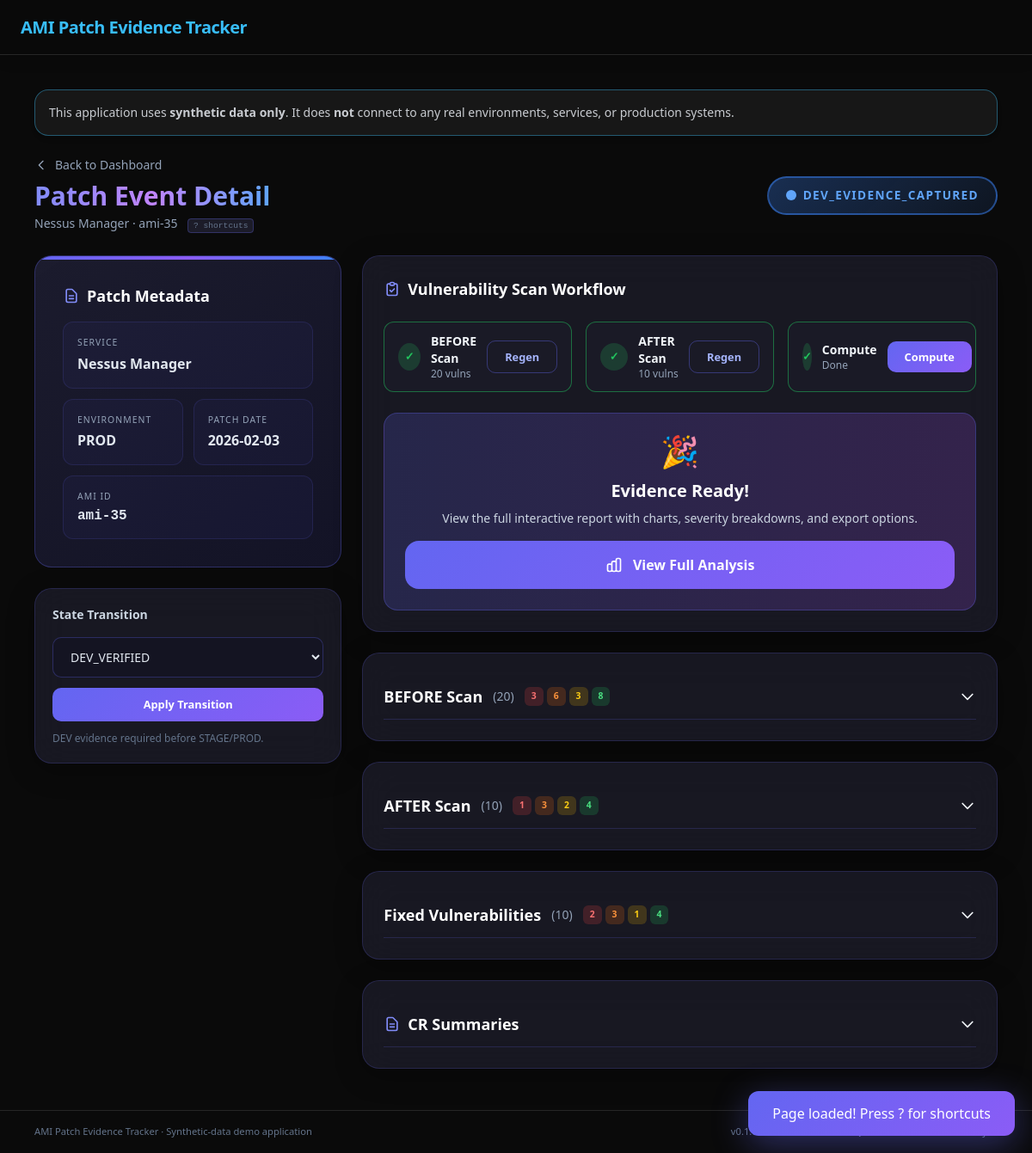
Screenshot of /patch-events/13 with the database file from the repository.
### app/models.py (models this page shows)
class Service(Base):
    __tablename__ = "services"
    id = Column(Integer, primary_key=True, index=True)
    name = Column(String(100), unique=True, nullable=False)
    patch_events = relationship("PatchEvent", back_populates="service")

class PatchEvent(Base):
    __tablename__ = "patch_events"
    id = Column(Integer, primary_key=True, index=True)
    service_id = Column(
        Integer,
        ForeignKey("services.id"),
        nullable=False,
        index=True,
    )
    environment = Column(SAEnum(Environment), nullable=False)
    ami_id = Column(String(64), nullable=False)
    patch_date = Column(Date, nullable=False)
    notes = Column(Text, nullable=True)
    dev_evidence_available = Column(Boolean, default=False, nullable=False)
    stage_cr_summary = Column(Text, nullable=True)
    prod_cr_summary = Column(Text, nullable=True)
    current_state_code = Column(
        String(50),
        nullable=False,
        default="DEV_EVIDENCE_CAPTURED",
    )
    created_at = Column(DateTime, default=datetime.utcnow, nullable=False)
    updated_at = Column(
        DateTime,
        default=datetime.utcnow,
        onupdate=datetime.utcnow,
        nullable=False,
    )
    service = relationship("Service", back_populates="patch_events")
    snapshots = relationship(
        "ScanSnapshot",
        back_populates="patch_event",
        cascade="all, delete-orphan",
    )

### app/web/routes.py (the view)
@router.get(
    "/patch-events/{patch_event_id}",
    response_class=HTMLResponse,
    name="get_patch_event_detail",
)
def get_patch_event_detail(
    request: Request,
    patch_event_id: int,
    message: Optional[str] = None,
    db: Session = Depends(get_db),
) -> HTMLResponse:
    patch_event = (
        db.query(PatchEvent)
        .filter(PatchEvent.id == patch_event_id)
        .first()
    )
    if patch_event is None:
        raise HTTPException(status_code=404, detail="Patch event not found")
    services = db.query(Service).order_by(Service.name).all()
    snapshots = list(patch_event.snapshots)
    split = extract_before_after_vulnerabilities(snapshots)
    before_vulns = split[SnapshotType.BEFORE]
    after_vulns = split[SnapshotType.AFTER]
    before_count = len(before_vulns)
    after_count = len(after_vulns)
    fixed_vulnerabilities: List = []
    severity_counts: Dict = {}
    before_severity_counts: Dict = {}
    after_severity_counts: Dict = {}
    if before_vulns:
        before_severity_counts = count_by_severity(before_vulns)
    if after_vulns:
        after_severity_counts = count_by_severity(after_vulns)
    if patch_event.dev_evidence_available and before_vulns and after_vulns:
        fixed_vulnerabilities = compute_fixed_vulnerabilities(
            before_vulns,
            after_vulns,
        )
        severity_counts = count_by_severity(fixed_vulnerabilities)
    state_obj = get_state_for_event(patch_event)
    allowed_next_states = state_obj.allowed_transitions(patch_event)
    prod_cr_allowed_states = {
        "STAGE_PATCHED",
        "PROD_CR_READY",
        "PROD_PATCHED",
        "CLOSED",
    }
    prod_cr_allowed = patch_event.current_state_code in prod_cr_allowed_states
    return templates.TemplateResponse(
        "patch_event_detail.html",
        {
            "request": request,
            "patch_event": patch_event,
            "services": services,
            "environment_options": [env.value for env in Environment],
            "is_new": False,
            "before_count": before_count,
            "after_count": after_count,
            "before_vulnerabilities": before_vulns,
            "after_vulnerabilities": after_vulns,
            "before_severity_counts": before_severity_counts,
            "after_severity_counts": after_severity_counts,
            "fixed_vulnerabilities": fixed_vulnerabilities,
            "severity_counts": severity_counts,
            "dev_evidence_available": patch_event.dev_evidence_available,
            "allowed_next_states": allowed_next_states,
            "stage_cr_summary": patch_event.stage_cr_summary,
            "prod_cr_summary": patch_event.prod_cr_summary,
            "prod_cr_allowed": prod_cr_allowed,
            "message": message,
        },
    )

### templates/patch_event_detail.html (shortened to what this page needs)
{% extends "base.html" %}
{% block content %}
<div class="animated-bg"><div class="orb orb-1"></div><div class="orb orb-2"></div><div class="hex-grid"></div></div>
<div id="toast" class="toast-notification"><span id="toastMessage">Action completed!</span></div>
<div class="flex flex-col md:flex-row md:items-center md:justify-between gap-4 mb-8">
  <div>
    <a href="/" class="inline-flex items-center gap-2 text-slate-400 hover:text-indigo-400 text-sm mb-2 transition-colors">
      <svg xmlns="http://www.w3.org/2000/svg" class="h-4 w-4" fill="none" viewBox="0 0 24 24" stroke="currentColor"><path stroke-linecap="round" stroke-linejoin="round" stroke-width="2" d="M15 19l-7-7 7-7" /></svg>
      Back to Dashboard
    </a>
    <h1 class="text-3xl font-bold bg-gradient-to-r from-indigo-400 via-purple-400 to-blue-400 bg-clip-text text-transparent">
    </h1>
    {% if not is_new and patch_event %}<p class="text-slate-400 text-sm mt-1">{{ patch_event.service.name }} · {{ patch_event.ami_id }} <span class="kbd-hint ml-2">? shortcuts</span></p>{% endif %}
  </div>
  {% if not is_new and patch_event %}
  <div class="state-badge-lg {% if patch_event.current_state_code.startswith('DEV') %}state-dev{% elif patch_event.current_state_code.startswith('STAGE') %}state-stage{% elif patch_event.current_state_code.startswith('PROD') %}state-prod{% else %}state-closed{% endif %}">
    <span class="w-3 h-3 rounded-full bg-current animate-pulse"></span>{{ patch_event.current_state_code }}
  </div>
  {% endif %}
</div>
{% if is_new %}
<div class="max-w-2xl mx-auto">
  <div class="metadata-card">
    <h2 class="text-xl font-bold text-white mb-6">New Patch Event</h2>
    <form method="post" action="/patch-events" class="space-y-5">
      <div><label class="form-label">Service</label><select name="service_id" class="form-input" required><option value="" disabled selected>Select a service</option>{% for svc in services %}<option value="{{ svc.id }}">{{ svc.name }}</option>{% endfor %}</select></div>
      <div><label class="form-label">Environment</label><select name="environment" class="form-input" required><option value="" disabled selected>Select environment</option>{% for env in environment_options %}<option value="{{ env }}">{{ env }}</option>{% endfor %}</select></div>
      <div><label class="form-label">AMI ID</label><input type="text" name="ami_id" class="form-input font-mono" placeholder="ami-0syntheticabcd" required /></div>
      <div><label class="form-label">Patch Date</label><input type="date" name="patch_date" class="form-input" required /></div>
      <div><label class="form-label">Notes (Optional)</label><textarea name="notes" class="form-input" rows="3" placeholder="Description"></textarea></div>
      <button type="submit" class="cta-btn w-full mt-4"><svg xmlns="http://www.w3.org/2000/svg" class="h-5 w-5" fill="none" viewBox="0 0 24 24" stroke="currentColor"><path stroke-linecap="round" stroke-linejoin="round" stroke-width="2" d="M12 4v16m8-8H4" /></svg>Create Patch Event</button>
    </form>
  </div>
</div>
{% else %}
<div class="grid gap-6 lg:grid-cols-3">
  <div class="lg:col-span-1 space-y-6">
    <div class="metadata-card">
      <h2 class="text-lg font-bold text-white mb-4 flex items-center gap-2">Patch Metadata</h2>
      <div class="grid grid-cols-2 gap-3">
        <div class="meta-item col-span-2"><div class="meta-label">Service</div><div class="meta-value">{{ patch_event.service.name }}</div></div>
        <div class="meta-item"><div class="meta-label">Environment</div><div class="meta-value">{{ patch_event.environment.value }}</div></div>
        <div class="meta-item"><div class="meta-label">Patch Date</div><div class="meta-value">{{ patch_event.patch_date }}</div></div>
        <div class="meta-item col-span-2"><div class="meta-label">AMI ID</div><div class="meta-value font-mono text-sm">{{ patch_event.ami_id }}</div></div>
      </div>
    </div>
    <div class="glass-card p-5">
      <h3 class="text-sm font-semibold text-slate-300 mb-4">State Transition</h3>
      <form method="post" action="/patch-events/{{ patch_event.id }}/transition-state" class="space-y-3">
        <select name="target_state" class="form-input text-sm" {% if not allowed_next_states %}disabled{% endif %}>{% if not allowed_next_states %}<option value="">No transitions available</option>{% else %}{% for st in allowed_next_states %}<option value="{{ st }}">{{ st }}</option>{% endfor %}{% endif %}</select>
        <button type="submit" class="action-btn action-btn-primary w-full justify-center" {% if not allowed_next_states %}disabled{% endif %}>Apply Transition</button>
      </form>
      <p class="text-xs text-slate-500 mt-3">DEV evidence required before STAGE/PROD.</p>
    </div>
  </div>
  <div class="lg:col-span-2 space-y-6">
    <div class="glass-card p-6">
      <h2 class="text-lg font-bold text-white mb-6 flex items-center gap-2">Vulnerability Scan Workflow</h2>
      <div class="grid grid-cols-1 md:grid-cols-3 gap-4 mb-6">
        <div class="workflow-step {% if before_count > 0 %}completed{% else %}active{% endif %}">
          <div class="step-icon {% if before_count > 0 %}completed{% else %}active{% endif %}">{% if before_count > 0 %}✓{% else %}1{% endif %}</div>
          <div class="flex-1"><div class="text-sm font-semibold">BEFORE Scan</div><div class="text-xs text-slate-400">{{ before_count }} vulns</div></div>
          <form method="post" action="/patch-events/{{ patch_event.id }}/generate-before"><button type="submit" class="action-btn action-btn-outline text-xs py-2 px-3">{% if before_count > 0 %}Regen{% else %}Gen{% endif %}</button></form>
        </div>
        <div class="workflow-step {% if after_count > 0 %}completed{% elif before_count > 0 %}active{% else %}pending{% endif %}">
          <div class="step-icon {% if after_count > 0 %}completed{% elif before_count > 0 %}active{% else %}pending{% endif %}">{% if after_count > 0 %}✓{% else %}2{% endif %}</div>
          <div class="flex-1"><div class="text-sm font-semibold">AFTER Scan</div><div class="text-xs text-slate-400">{{ after_count }} vulns</div></div>
          <form method="post" action="/patch-events/{{ patch_event.id }}/generate-after"><button type="submit" class="action-btn action-btn-outline text-xs py-2 px-3" {% if before_count == 0 %}disabled{% endif %}>{% if after_count > 0 %}Regen{% else %}Gen{% endif %}</button></form>
        </div>
        <div class="workflow-step {% if dev_evidence_available %}completed{% elif before_count > 0 and after_count > 0 %}active{% else %}pending{% endif %}">
          <div class="step-icon {% if dev_evidence_available %}completed{% elif before_count > 0 and after_count > 0 %}active{% else %}pending{% endif %}">{% if dev_evidence_available %}✓{% else %}3{% endif %}</div>
          <div class="flex-1"><div class="text-sm font-semibold">Compute</div><div class="text-xs text-slate-400">{% if dev_evidence_available %}Done{% else %}Pending{% endif %}</div></div>
          <form method="post" action="/patch-events/{{ patch_event.id }}/compute-evidence"><button type="submit" class="action-btn action-btn-primary text-xs py-2 px-3" {% if before_count == 0 or after_count == 0 %}disabled{% endif %}>Compute</button></form>
        </div>
      </div>
      {% if dev_evidence_available %}
      <div class="bg-gradient-to-r from-indigo-500/20 to-purple-500/20 border border-indigo-500/30 rounded-2xl p-6 text-center">
        <div class="text-4xl mb-3">🎉</div><h3 class="text-xl font-bold text-white mb-2">Evidence Ready!</h3>
        <p class="text-slate-300 text-sm mb-4">View the full interactive report with charts, severity breakdowns, and export options.</p>
        <a href="/patch-events/{{ patch_event.id }}/analysis" class="cta-btn inline-flex">View Full Analysis</a>
      </div>
      {% elif before_count > 0 and after_count > 0 %}
      <div class="bg-amber-500/10 border border-amber-500/30 rounded-2xl p-6 text-center"><div class="text-3xl mb-2">⚡</div><h3 class="text-lg font-semibold text-amber-300 mb-2">Almost There!</h3><p class="text-slate-400 text-sm">Click "Compute" to calculate fixed vulnerabilities.</p></div>
      {% else %}
      <div class="bg-slate-500/10 border border-slate-500/30 rounded-2xl p-6 text-center"><div class="text-3xl mb-2">📊</div><h3 class="text-lg font-semibold text-slate-300 mb-2">Generate Scan Data</h3><p class="text-slate-400 text-sm">Complete the workflow steps above.</p></div>
      {% endif %}
    </div>
    {% if before_vulnerabilities %}
    {% set b_crit = before_severity_counts.CRITICAL or 0 %}{% set b_high = before_severity_counts.HIGH or 0 %}{% set b_med = before_severity_counts.MEDIUM or 0 %}{% set b_low = before_severity_counts.LOW or 0 %}
    <div class="glass-card p-6">
      <div class="collapsible-header" onclick="toggleCollapsible('beforeSection', this)">
        <div class="flex items-center gap-3"><h3 class="text-lg font-bold text-white">BEFORE Scan</h3><span class="text-sm text-slate-400">({{ before_count }})</span><div class="flex gap-1"><span class="sev-badge sev-critical">{{ b_crit }}</span><span class="sev-badge sev-high">{{ b_high }}</span><span class="sev-badge sev-medium">{{ b_med }}</span><span class="sev-badge sev-low">{{ b_low }}</span></div></div>
        <svg xmlns="http://www.w3.org/2000/svg" class="h-5 w-5 collapse-icon" fill="none" viewBox="0 0 24 24" stroke="currentColor"><path stroke-linecap="round" stroke-linejoin="round" stroke-width="2" d="M19 9l-7 7-7-7" /></svg>
      </div>
    </div>
    {% endif %}
    {% if after_vulnerabilities %}
    {% set a_crit = after_severity_counts.CRITICAL or 0 %}{% set a_high = after_severity_counts.HIGH or 0 %}{% set a_med = after_severity_counts.MEDIUM or 0 %}{% set a_low = after_severity_counts.LOW or 0 %}
    <div class="glass-card p-6">
      <div class="collapsible-header" onclick="toggleCollapsible('afterSection', this)">
        <div class="flex items-center gap-3"><h3 class="text-lg font-bold text-white">AFTER Scan</h3><span class="text-sm text-slate-400">({{ after_count }})</span><div class="flex gap-1"><span class="sev-badge sev-critical">{{ a_crit }}</span><span class="sev-badge sev-high">{{ a_high }}</span><span class="sev-badge sev-medium">{{ a_med }}</span><span class="sev-badge sev-low">{{ a_low }}</span></div></div>
        <svg xmlns="http://www.w3.org/2000/svg" class="h-5 w-5 collapse-icon" fill="none" viewBox="0 0 24 24" stroke="currentColor"><path stroke-linecap="round" stroke-linejoin="round" stroke-width="2" d="M19 9l-7 7-7-7" /></svg>
      </div>
    </div>
    {% endif %}
    {% if dev_evidence_available and fixed_vulnerabilities %}
    {% set crit = severity_counts.CRITICAL or 0 %}{% set high = severity_counts.HIGH or 0 %}{% set med = severity_counts.MEDIUM or 0 %}{% set low = severity_counts.LOW or 0 %}{% set total = crit + high + med + low %}
    <div class="glass-card p-6">
      <div class="collapsible-header" onclick="toggleCollapsible('vulnSection', this)">
        <div class="flex items-center gap-3"><h3 class="text-lg font-bold text-white">Fixed Vulnerabilities</h3><span class="text-sm text-slate-400">({{ total }})</span><div class="flex gap-1"><span class="sev-badge sev-critical">{{ crit }}</span><span class="sev-badge sev-high">{{ high }}</span><span class="sev-badge sev-medium">{{ med }}</span><span class="sev-badge sev-low">{{ low }}</span></div></div>
        <svg xmlns="http://www.w3.org/2000/svg" class="h-5 w-5 collapse-icon" fill="none" viewBox="0 0 24 24" stroke="currentColor"><path stroke-linecap="round" stroke-linejoin="round" stroke-width="2" d="M19 9l-7 7-7-7" /></svg>
      </div>
    </div>
    {% endif %}
    <div class="glass-card p-6">
      <div class="collapsible-header" onclick="toggleCollapsible('crSection', this)">
        <h3 class="text-lg font-bold text-white flex items-center gap-2">CR Summaries</h3>
        <svg xmlns="http://www.w3.org/2000/svg" class="h-5 w-5 collapse-icon" fill="none" viewBox="0 0 24 24" stroke="currentColor"><path stroke-linecap="round" stroke-linejoin="round" stroke-width="2" d="M19 9l-7 7-7-7" /></svg>
      </div>
    </div>
  </div>
</div>
{% endif %}
{% endblock %}

### rows the page displays
Service: service.name "Nessus Manager"
PatchEvent: ami_id "ami-35", current_state_code "DEV_EVIDENCE_CAPTURED", environment.value "PROD", patch_date "2026-02-03"

### other values shown
{{ before_count }} "20"
{{ after_count }} "10"
{{ b_crit }} "3"
{{ b_high }} "6"
{{ b_med }} "3"
{{ b_low }} "8"
{{ a_crit }} "1"
{{ a_high }} "3"
{{ a_med }} "2"
{{ a_low }} "4"
{{ total }} "10"
{{ crit }} "2"
{{ high }} "3"
{{ med }} "1"
{{ low }} "4"
